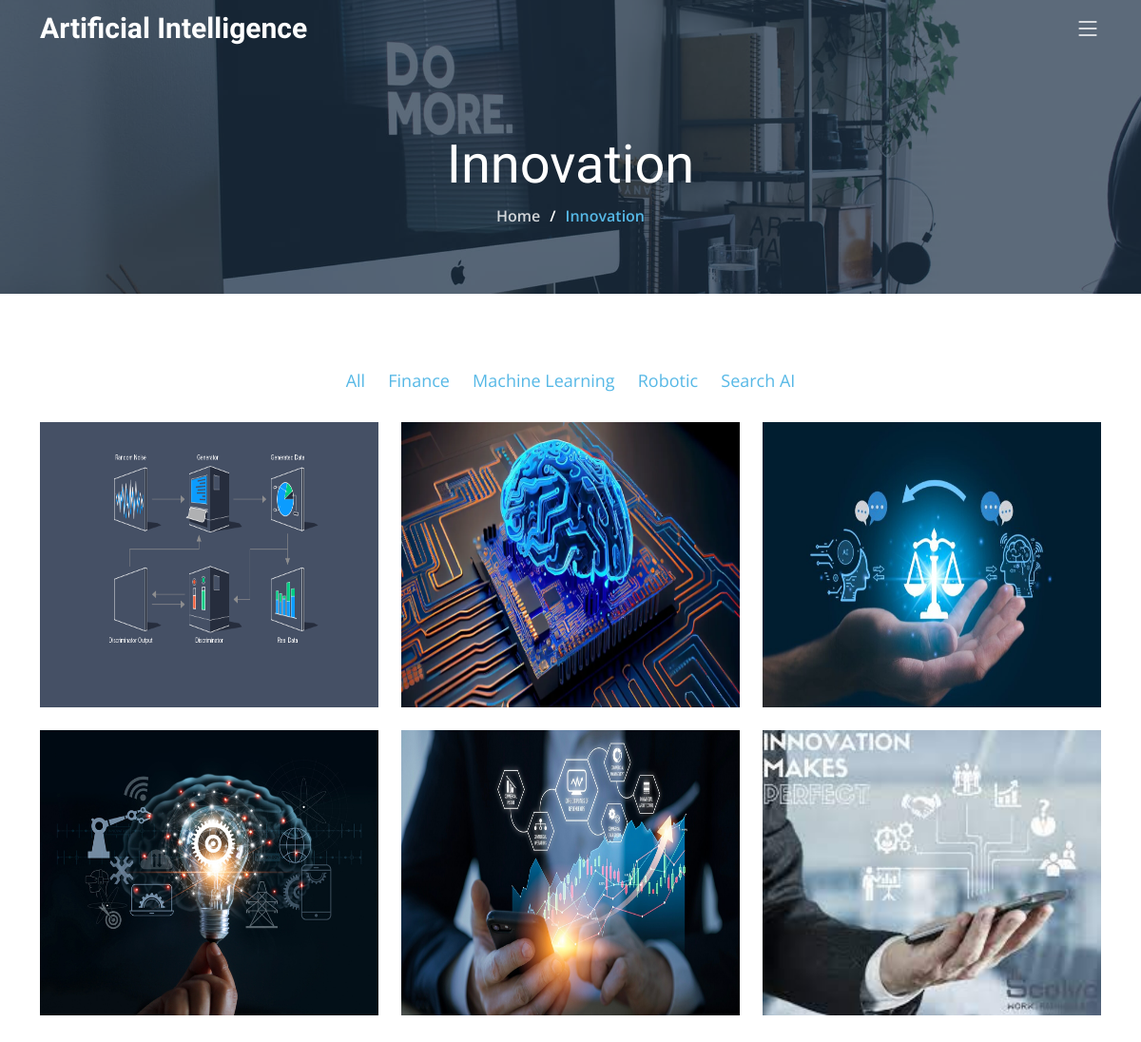
Page /services/innovation on the earlier database version.
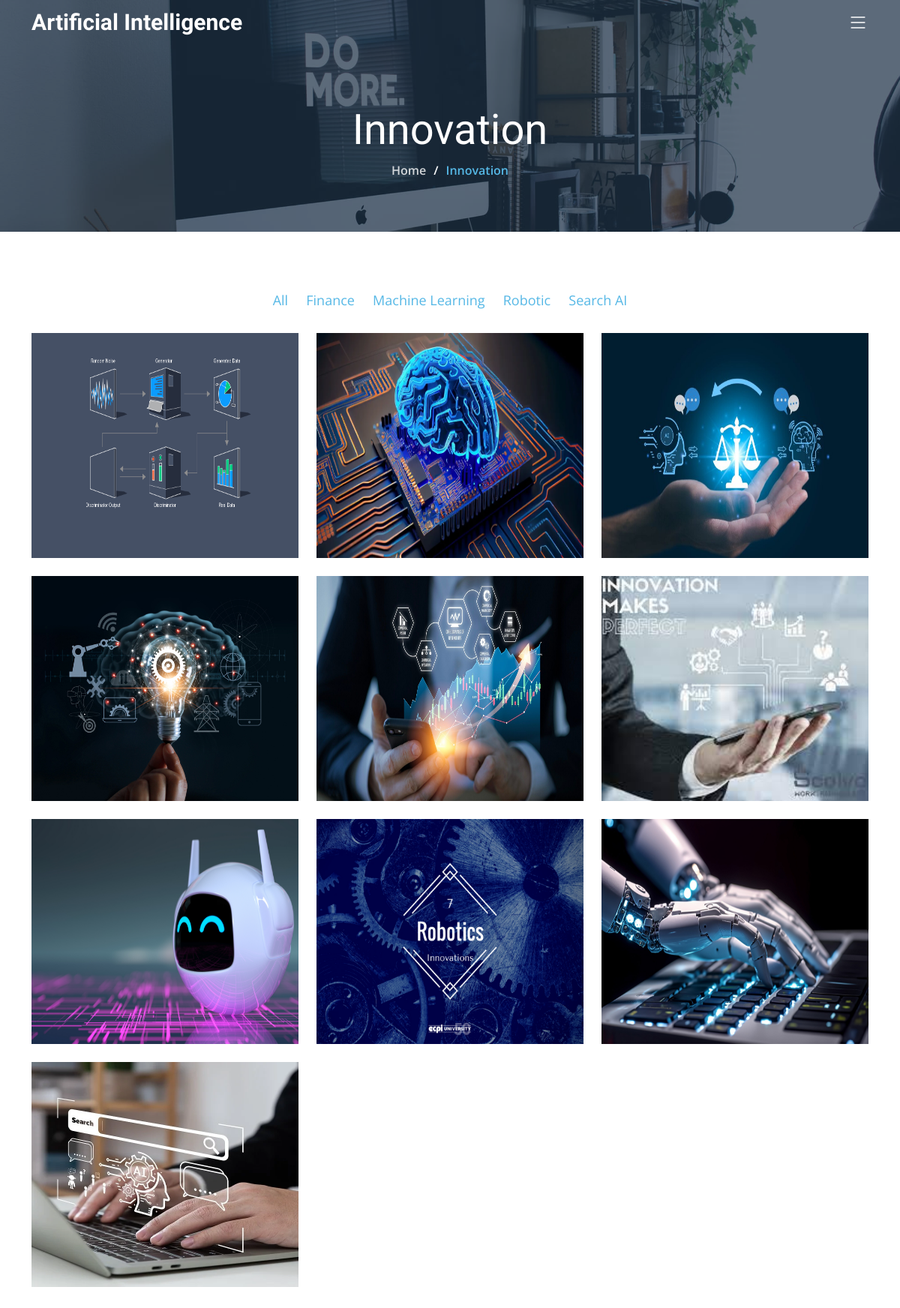
Same page on the later database version.
### services/models.py (models this page shows, shortened)
class InnovationModel(models.Model):
    filter = models.CharField(max_length=100, choices=List)
    image = models.ImageField(upload_to='image/innovation/')
    description = models.TextField(null=True, blank=True)
    title = models.CharField(max_length=200, null=True, blank=True)
    slug = models.SlugField(unique=True, blank=True, null=True)
    created_at = models.DateTimeField(default=timezone.now, blank=True, null=True)

### services/views.py (the view)
# urls.py: path('innovation', InnovationClassView.as_view(), name='innovation'),  # this code is rendering innovation.html
class InnovationClassView(TemplateView):
    template_name = 'innovation.html'
    def get_context_data(self, **kwargs):
        context = super().get_context_data(**kwargs)
        filter_category = self.request.GET.get('category')
        if filter_category:
            context['data'] = InnovationModel.objects.filter(filter=filter_category)
        else:
            context['data'] = InnovationModel.objects.all()
        return context

### context_processors/contex_processors.py (called while the page is built)
def recent_articles(request):
    recent_articles = Article.objects.order_by('-updated_at')
    our_service = OurService.objects.all()
    return {'recent_article': recent_articles, 'our_service': our_service}

### templates/innovation.html (shortened to what this page needs)
{% extends 'base.html' %}
{% load static %}
{% block contact %}
    <main id="main">
        <div class="breadcrumbs d-flex align-items-center"
             style="background-image: url('{% static 'assets/img/portfolio-header.jpg' %}');">
            <div class="container position-relative d-flex flex-column align-items-center">
                <h2>Innovation</h2>
                <ol>
                    <li><a href="{% url 'home_app:index' %}">Home</a></li>
                    <li>Innovation</li>
                </ol>
            </div>
        </div>
        <section id="portfolio" class="portfolio">
            <div class="container" data-aos="fade-up">
                <div class="portfolio-isotope" data-portfolio-filter="*" data-portfolio-layout="masonry"
                     data-portfolio-sort="original-order">
                    <ul class="portfolio-flters" data-aos="fade-up" data-aos-delay="100">
                        <li><a href="?category="
                               class="{% if not request.GET.category %}filter-active{% endif %}">All</a></li>
                        <li><a href="?category=finance"
                               class="{% if request.GET.category == 'finance' %}filter-active{% endif %}">Finance</a>
                        </li>
                        <li><a href="?category=machine-learning"
                               class="{% if request.GET.category == 'machine-learning' %}filter-active{% endif %}">Machine
                            Learning</a></li>
                        <li><a href="?category=robotic"
                               class="{% if request.GET.category == 'robotic' %}filter-active{% endif %}">Robotic</a>
                        </li>
                        <li><a href="?category=search-AI"
                               class="{% if request.GET.category == 'search-AI' %}filter-active{% endif %}">Search
                            AI</a></li>
                    </ul>
                    <div class="row gy-4 portfolio-container" data-aos="fade-up" data-aos-delay="300">
                        {% for datum in data %}
                            <div class="col-lg-4 col-md-6 portfolio-item filter-app">
                                <img style="width: 436px ; height: 300px" src="{{ datum.image.url }}" class="img-fluid"
                                     alt="">
                            </div>
                        {% endfor %}
                    </div>
                </div>
            </div>
        </section>
    </main>
{% endblock %}

### templates/base.html (shortened to what this page needs)
{% load static %}
{% load render_partial %}
<!DOCTYPE html>
<html lang="en">
<head>
    <link href="{% static 'assets/vendor/bootstrap/css/bootstrap.min.css' %}" rel="stylesheet">
    <link href="{% static 'assets/vendor/bootstrap-icons/bootstrap-icons.css' %}" rel="stylesheet">
    <link href="{% static 'assets/vendor/aos/aos.css' %}" rel="stylesheet">
    <link href="{% static 'assets/vendor/glightbox/css/glightbox.min.css' %}" rel="stylesheet">
    <link href="{% static 'assets/vendor/swiper/swiper-bundle.min.css' %}" rel="stylesheet">
    <link href="{% static 'assets/vendor/remixicon/remixicon.css' %}" rel="stylesheet">
    <link href="{% static 'assets/css/main.css' %}" rel="stylesheet">
</head>
<body class="page-index">
<header id="header" class="header d-flex align-items-center fixed-top">
    <div class="container-fluid container-xl d-flex align-items-center justify-content-between">
        <a href="index.html" class="logo d-flex align-items-center">
            <h1 class="d-flex align-items-center">Artificial Intelligence</h1>
        </a>
        <i class="mobile-nav-toggle mobile-nav-show bi bi-list"></i>
    </div>
</header>
{% block contact %}
{% endblock %}
</body>
</html>

### assets/assets/css/main.css (style rules this page uses)
:root { --font-default: "Open Sans", system-ui, -apple-system, "Segoe UI", Roboto, "Helvetica Neue", Arial, "Noto Sans", "Liberation Sans", sans-serif, "Apple Color Emoji", "Segoe UI Emoji", "Segoe UI Symbol", "Noto Color Emoji"; --font-primary: "Montserrat", sans-serif; --font-secondary: "Raleway", sans-serif; }
:root { --color-default: #2b180d; --color-primary: #56b8e6; --color-secondary: #1b2f45; }
:root { scroll-behavior: smooth; }
body { font-family: var(--font-default); color: var(--color-default); }
a { color: var(--color-primary); text-decoration: none; transition: 0.3s; }
h1, h2, h3, h4, h5, h6 { font-family: var(--font-primary); }
section { overflow: hidden; padding: 80px 0; }
.breadcrumbs { padding: 140px 0 60px 0; min-height: 30vh; position: relative; background-size: cover; background-position: center; background-repeat: no-repeat; }
.breadcrumbs:before { content: ""; background-color: rgba(27, 47, 69, 0.7); position: absolute; inset: 0; }
.breadcrumbs h2 { font-size: 56px; font-weight: 500; color: #fff; font-family: var(--font-secondary); }
.breadcrumbs ol { display: flex; flex-wrap: wrap; list-style: none; padding: 0 0 10px 0; margin: 0; font-size: 16px; font-weight: 600; color: var(--color-primary); }
.breadcrumbs ol a { color: rgba(255, 255, 255, 0.8); transition: 0.3s; }
.breadcrumbs ol li + li { padding-left: 10px; }
.breadcrumbs ol li + li::before { display: inline-block; padding-right: 10px; color: #fff; content: "/"; }
.header { transition: all 0.5s; z-index: 997; padding: 24px 0; }
@media (max-width: 1200px) { .header { padding: 12px 0; } }
.header .logo h1 { font-size: 30px; font-weight: 700; color: #fff; font-family: var(--font-secondary); margin: 0; }
@media (max-width: 1279px) { .mobile-nav-show { color: rgba(255, 255, 255, 0.9); font-size: 28px; cursor: pointer; line-height: 0; transition: 0.5s; } }
.portfolio .portfolio-flters { padding: 0; margin: 0 auto 30px auto; list-style: none; text-align: center; }
.portfolio .portfolio-flters li { color: var(--color-secondary); cursor: pointer; display: inline-block; padding: 0; font-size: 18px; font-weight: 400; margin: 0 10px; line-height: 1; margin-bottom: 5px; transition: all 0.3s ease-in-out; }
.portfolio .portfolio-flters li:first-child { margin-left: 0; }
.portfolio .portfolio-flters li:last-child { margin-right: 0; }
.portfolio .portfolio-item { position: relative; }

Differences in the rows shown:
added InnovationModel: image (picture)
added InnovationModel: image (picture)
added InnovationModel: image (picture)
added InnovationModel: image (picture)
